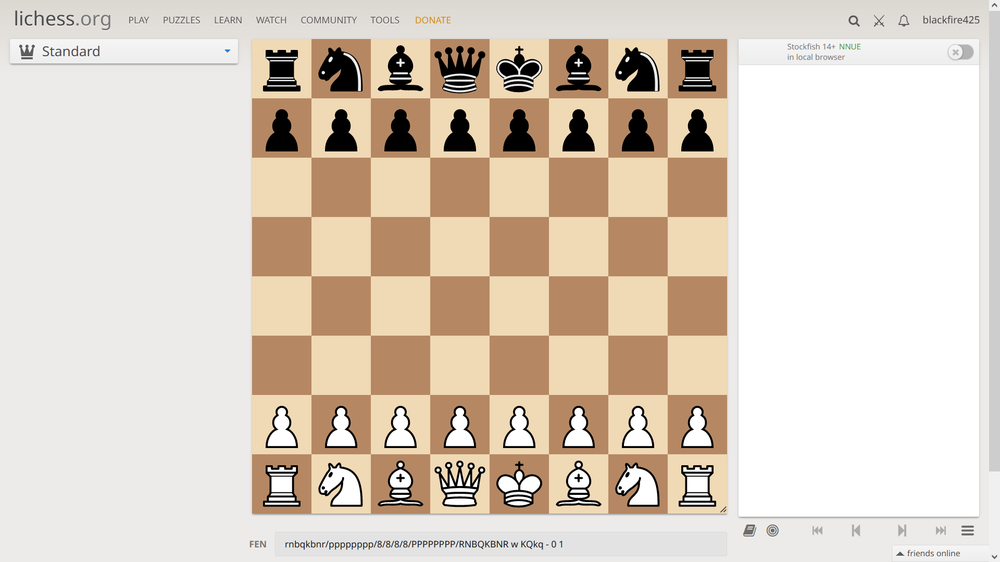
#> input picture img/uncropped-white.png, 1000 x 562 px, shrunk from 1920 x 1080 before the run, found by its file name
$ python Crop-Screenshot.py
#> lines starting #> are read from the running program, lines starting #| are printed output that depends on the picture
import cv2

def crop_image_from_screenshot(screenshot_path, crop_area):
    # Load the screenshot
#> called with screenshot_path = 'temp-img/uncropped-white.png', crop_area = (100, 100, 300, 200)
    screenshot = cv2.imread(screenshot_path)
#> screenshot is the input picture: shape (562, 1000, 3); mean B, G, R 194.7, 208.1, 220.6

    # Extract the crop area coordinates
    x, y, width, height = crop_area

    # Crop the image
    cropped_image = screenshot[y:y+height, x:x+width]
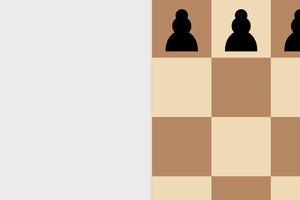
#> cropped_image: shape (200, 300, 3); mean B, G, R 181.7, 199.5, 216.1

    return cropped_image

# Example usage
screenshot_path = 'temp-img/uncropped-white.png'
crop_area = (100, 100, 300, 200)  # Example coordinates: (x, y, width, height)

cropped_image = crop_image_from_screenshot(screenshot_path, crop_area)

# Save the cropped image
cv2.imwrite('temp-img/cropped_image.png', cropped_image)
